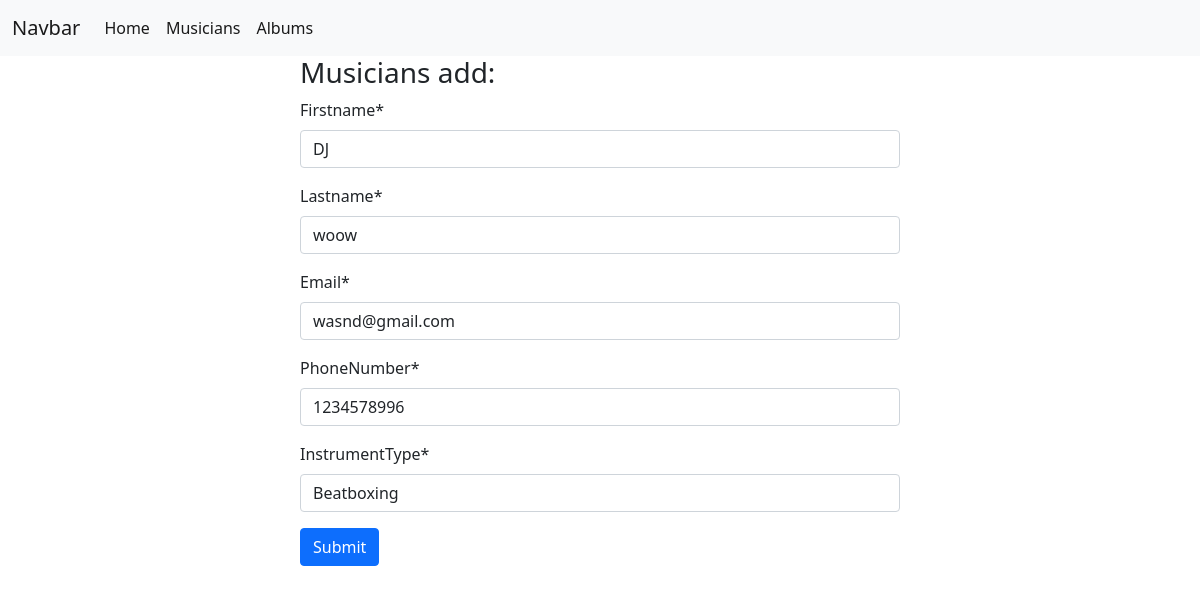
/musicians/edit/2, run on the app's committed database.
### Musicians/models.py (models this page shows, shortened)
class Musicians(models.Model):
    firstname = models.CharField(max_length=50)
    lastname = models.CharField(max_length=50)
    Email = models.EmailField(max_length=254)
    PhoneNumber = models.IntegerField()
    InstrumentType = models.CharField(max_length=500)

### Musicians/views.py (the view)
# urls.py: path('edit/<int:id>', views.edit_MU, name="edit_album"),
def edit_MU(request, id):
    musician = models.Musicians.objects.get(pk=id)
    musiciansForm = forms.MusiciansFrom(instance=musician)
    if request.method == 'POST':
        musiciansForm = forms.MusiciansFrom(request.POST, instance=musician)
        if musiciansForm.is_valid():
            musiciansForm.save()
            return redirect('homepage')
    return render(request, 'addMusicians.html', {'form': musiciansForm})

### Musicians/forms.py
class MusiciansFrom(forms.ModelForm):
    class Meta:
        model = Musicians
        fields = '__all__'

### Musicians/templates/addMusicians.html
{% extends 'base.html' %} {% load crispy_forms_tags %} {% block content %}
<form style="width: 50%; margin: auto" method="post">
  <h3>Musicians add:</h3>
  {% csrf_token %} {{form | crispy}}
  <button class="btn btn-primary">Submit</button>
</form>
{% endblock %}

### data on the page
Musicians: firstname "DJ", lastname "woow", Email "wasnd@gmail.com", PhoneNumber "1234578996", InstrumentType "Beatboxing"
